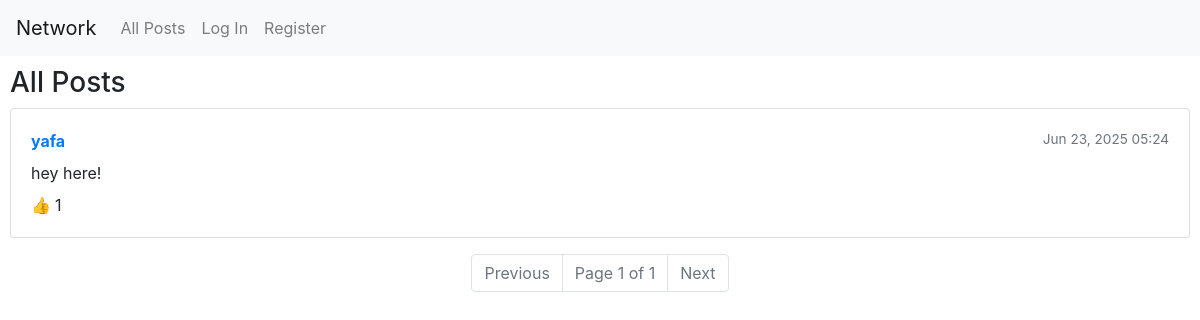
Screenshot of /all_posts/ with the database file from the repository.
### network/models.py (models this page shows, shortened)
class Post(models.Model):
    user = models.ForeignKey(User, on_delete=models.CASCADE, related_name="posts")
    content = models.TextField(max_length=500)
    timestamp = models.DateTimeField(auto_now_add=True)
    likes = models.ManyToManyField(User, related_name="liked_posts", blank=True)

class User(AbstractUser):
    followers = models.ManyToManyField('self', symmetrical=False, related_name='following', blank=True)

### network/views.py (the view)
# urls.py: path("all_posts/", views.all_posts, name="all_posts"),
def all_posts(request):
    posts_list = Post.objects.all().order_by('-timestamp')
    paginator = Paginator(posts_list, 10)  # 10 posts per page
    page_number = request.GET.get('page')
    posts = paginator.get_page(page_number)
    return render(request, "network/all_posts.html", {
        "posts": posts
    })

### network/templates/network/all_posts.html (shortened to what this page needs)
{% extends "network/layout.html" %}
{% block body %}
    <h3>All Posts</h3>
    {% for post in posts %}
        <div class="card mb-3" id="post-{{ post.id }}">
            <div class="card-body">
                <strong>
                    <a href="{% url 'profile' post.user.username %}">{{ post.user.username }}</a>
                </strong>
                <span class="text-muted float-right">{{ post.timestamp|date:"M d, Y H:i" }}</span>
                <p class="mt-2 mb-0" id="content-{{ post.id }}">{{ post.content }}</p>
                <div class="mt-2 d-flex align-items-center">
                    {% if user.is_authenticated %}
                        <button class="btn btn-sm btn-link p-0 align-baseline" onclick="toggleLike('{{ post.id }}')" id="like-btn-{{ post.id }}">
                            {% if user in post.likes.all %}
                                <span style="color: #007bff;">&#128077;</span>
                            {% else %}
                                <span style="color: #888;">&#128077;</span>
                            {% endif %}
                        </button>
                    {% else %}
                        <span style="color: #888;">&#128077;</span>
                    {% endif %}
                    <span id="like-count-{{ post.id }}" class="ml-1">{{ post.likes.count }}</span>
                </div>
            </div>
        </div>
    {% empty %}
        <p>No posts yet.</p>
    {% endfor %}
    <nav aria-label="Page navigation">
      <ul class="pagination justify-content-center">
        {% if posts.has_previous %}
          <li class="page-item">
            <a class="page-link" href="?page={{ posts.previous_page_number }}">Previous</a>
          </li>
        {% else %}
          <li class="page-item disabled">
            <span class="page-link">Previous</span>
          </li>
        {% endif %}
        <li class="page-item disabled">
          <span class="page-link">
            Page {{ posts.number }} of {{ posts.paginator.num_pages }}
          </span>
        </li>
        {% if posts.has_next %}
          <li class="page-item">
            <a class="page-link" href="?page={{ posts.next_page_number }}">Next</a>
          </li>
        {% else %}
          <li class="page-item disabled">
            <span class="page-link">Next</span>
          </li>
        {% endif %}
      </ul>
    </nav>
{% endblock %}

### network/static/network/styles.css (style rules this page uses)
.card { margin-bottom: 1rem; }
.text-muted { font-size: 0.85rem; }

### rows the page displays
Post: user.username "yafa", timestamp "Jun 23, 2025 05:24", content "hey here!", likes.count "1"

### other values shown
{{ posts.number }} "1"
{{ posts.paginator.num_pages }} "1"
